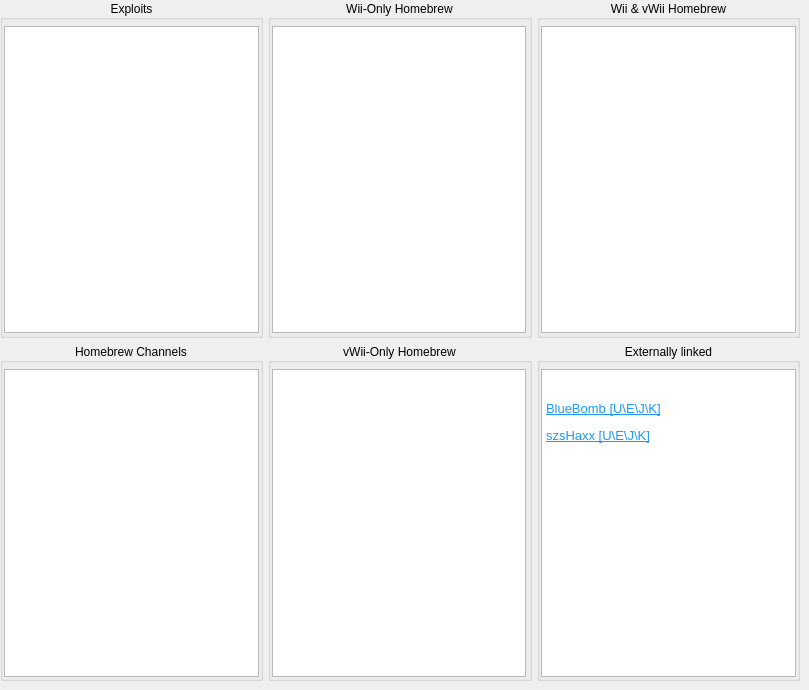
    <widget class="QWidget" name="wiiHax">
     <attribute name="title">
      <string>Wii &amp;&amp; vWii Homebrew &amp;&amp; Exploits</string>
     </attribute>
     <widget class="QWidget" name="gridLayoutWidget_2">
      <property name="geometry">
       <rect>
        <x>0</x>
        <y>0</y>
        <width>800</width>
        <height>681</height>
       </rect>
      </property>
      <layout class="QGridLayout" name="wiiHaxLayout">
       <property name="spacing">
        <number>5</number>
       </property>
       <item row="0" column="1">
        <widget class="QGroupBox" name="wiiHomebrew">
         <property name="sizePolicy">
          <sizepolicy hsizetype="Expanding" vsizetype="Expanding">
           <horstretch>0</horstretch>
           <verstretch>0</verstretch>
          </sizepolicy>
         </property>
         <property name="title">
          <string>Wii-Only Homebrew</string>
         </property>
         <property name="alignment">
          <set>Qt::AlignmentFlag::AlignCenter</set>
         </property>
         <widget class="QListView" name="wiiHomebrewList">
          <property name="geometry">
           <rect>
            <x>4</x>
            <y>26</y>
            <width>254</width>
            <height>307</height>
           </rect>
          </property>
          <property name="sizePolicy">
           <sizepolicy hsizetype="Fixed" vsizetype="Fixed">
            <horstretch>0</horstretch>
            <verstretch>0</verstretch>
           </sizepolicy>
          </property>
          <property name="alternatingRowColors">
           <bool>true</bool>
          </property>
          <property name="selectionMode">
           <enum>QAbstractItemView::SelectionMode::MultiSelection</enum>
          </property>
          <property name="isWrapping" stdset="0">
           <bool>false</bool>
          </property>
          <property name="uniformItemSizes">
           <bool>false</bool>
          </property>
         </widget>
        </widget>
       </item>
       <item row="0" column="0">
        <widget class="QGroupBox" name="exploits">
         <property name="sizePolicy">
          <sizepolicy hsizetype="Expanding" vsizetype="Expanding">
           <horstretch>0</horstretch>
           <verstretch>0</verstretch>
          </sizepolicy>
         </property>
         <property name="title">
          <string>Exploits</string>
         </property>
         <property name="alignment">
          <set>Qt::AlignmentFlag::AlignCenter</set>
         </property>
         <widget class="QListView" name="exploitList">
          <property name="geometry">
           <rect>
            <x>4</x>
            <y>26</y>
            <width>255</width>
            <height>307</height>
           </rect>
          </property>
          <property name="sizePolicy">
           <sizepolicy hsizetype="Fixed" vsizetype="Fixed">
            <horstretch>0</horstretch>
            <verstretch>0</verstretch>
           </sizepolicy>
          </property>
          <property name="alternatingRowColors">
           <bool>true</bool>
          </property>
          <property name="selectionMode">
           <enum>QAbstractItemView::SelectionMode::MultiSelection</enum>
          </property>
          <property name="uniformItemSizes">
           <bool>false</bool>
          </property>
         </widget>
        </widget>
       </item>
       <item row="1" column="1">
        <widget class="QGroupBox" name="vWiihomebrew">
         <property name="sizePolicy">
          <sizepolicy hsizetype="Expanding" vsizetype="Expanding">
           <horstretch>0</horstretch>
           <verstretch>0</verstretch>
          </sizepolicy>
         </property>
         <property name="title">
          <string>vWii-Only Homebrew</string>
         </property>
         <property name="alignment">
          <set>Qt::AlignmentFlag::AlignCenter</set>
         </property>
         <widget class="QListView" name="vWiihomebrewList">
          <property name="geometry">
           <rect>
            <x>4</x>
            <y>26</y>
            <width>254</width>
            <height>308</height>
           </rect>
          </property>
          <property name="sizePolicy">
           <sizepolicy hsizetype="Fixed" vsizetype="Fixed">
            <horstretch>0</horstretch>
            <verstretch>0</verstretch>
           </sizepolicy>
          </property>
          <property name="alternatingRowColors">
           <bool>true</bool>
          </property>
          <property name="selectionMode">
           <enum>QAbstractItemView::SelectionMode::MultiSelection</enum>
          </property>
          <property name="uniformItemSizes">
           <bool>false</bool>
          </property>
         </widget>
        </widget>
       </item>
       <item row="1" column="0">
        <widget class="QGroupBox" name="hbc">
         <property name="sizePolicy">
          <sizepolicy hsizetype="Expanding" vsizetype="Expanding">
           <horstretch>0</horstretch>
           <verstretch>0</verstretch>
          </sizepolicy>
         </property>
         <property name="title">
          <string>Homebrew Channels</string>
         </property>
         <property name="alignment">
          <set>Qt::AlignmentFlag::AlignCenter</set>
         </property>
         <widget class="QListView" name="hbcList">
          <property name="geometry">
           <rect>
            <x>4</x>
            <y>26</y>
            <width>255</width>
            <height>308</height>
           </rect>
          </property>
          <property name="sizePolicy">
           <sizepolicy hsizetype="Fixed" vsizetype="Fixed">
            <horstretch>0</horstretch>
            <verstretch>0</verstretch>
           </sizepolicy>
          </property>
          <property name="alternatingRowColors">
           <bool>true</bool>
          </property>
          <property name="selectionMode">
           <enum>QAbstractItemView::SelectionMode::MultiSelection</enum>
          </property>
          <property name="isWrapping" stdset="0">
           <bool>false</bool>
          </property>
          <property name="uniformItemSizes">
           <bool>false</bool>
          </property>
         </widget>
        </widget>
       </item>
       <item row="0" column="2">
        <widget class="QGroupBox" name="bothHomebrew">
         <property name="sizePolicy">
          <sizepolicy hsizetype="Expanding" vsizetype="Expanding">
           <horstretch>0</horstretch>
           <verstretch>0</verstretch>
          </sizepolicy>
         </property>
         <property name="title">
          <string>Wii &amp;&amp; vWii Homebrew</string>
         </property>
         <property name="alignment">
          <set>Qt::AlignmentFlag::AlignCenter</set>
         </property>
         <widget class="QListView" name="bothHomebrewList">
          <property name="geometry">
           <rect>
            <x>4</x>
            <y>26</y>
            <width>255</width>
            <height>307</height>
           </rect>
          </property>
          <property name="sizePolicy">
           <sizepolicy hsizetype="Fixed" vsizetype="Fixed">
            <horstretch>0</horstretch>
            <verstretch>0</verstretch>
           </sizepolicy>
          </property>
          <property name="alternatingRowColors">
           <bool>true</bool>
          </property>
          <property name="selectionMode">
           <enum>QAbstractItemView::SelectionMode::MultiSelection</enum>
          </property>
          <property name="isWrapping" stdset="0">
           <bool>false</bool>
          </property>
          <property name="uniformItemSizes">
           <bool>false</bool>
          </property>
         </widget>
        </widget>
       </item>
       <item row="1" column="2">
        <widget class="QGroupBox" name="external">
         <property name="title">
          <string>Externally linked</string>
         </property>
         <property name="alignment">
          <set>Qt::AlignmentFlag::AlignCenter</set>
         </property>
         <widget class="QTextBrowser" name="externalText">
          <property name="geometry">
           <rect>
            <x>4</x>
            <y>26</y>
            <width>255</width>
            <height>308</height>
           </rect>
          </property>
          <property name="markdown">
           <string>                                                                        

[BlueBomb \[U\\E\\J\\K]](https://wii.hacks.guide/bluebomb.html)                
                                                       

[szsHaxx \[U\\E\\J\\K]](https://github.com/MikeIsAStar/szsHaxx)

</string>
          </property>
          <property name="html">
           <string>&lt;!DOCTYPE HTML PUBLIC &quot;-//W3C//DTD HTML 4.0//EN&quot; &quot;http://www.w3.org/TR/REC-html40/strict.dtd&quot;&gt;
&lt;html&gt;&lt;head&gt;&lt;meta name=&quot;qrichtext&quot; content=&quot;1&quot; /&gt;&lt;meta charset=&quot;utf-8&quot; /&gt;&lt;style type=&quot;text/css&quot;&gt;
p, li { white-space: pre-wrap; }
hr { height: 1px; border-width: 0; }
li.unchecked::marker { content: &quot;\2610&quot;; }
li.checked::marker { content: &quot;\2612&quot;; }
&lt;/style&gt;&lt;/head&gt;&lt;body style=&quot; font-family:'Noto Sans'; font-size:10pt; font-weight:400; font-style:normal;&quot;&gt;
&lt;p style=&quot; margin-top:0px; margin-bottom:0px; margin-left:0px; margin-right:0px; -qt-block-indent:0; text-indent:0px;&quot;&gt;                                                                        &lt;/p&gt;
&lt;p style=&quot; margin-top:12px; margin-bottom:12px; margin-left:0px; margin-right:0px; -qt-block-indent:0; text-indent:0px;&quot;&gt;&lt;a href=&quot;https://wii.hacks.guide/bluebomb.html&quot;&gt;&lt;span style=&quot; text-decoration: underline; color:#1d99f3;&quot;&gt;BlueBomb [U\E\J\K]&lt;/span&gt;&lt;/a&gt;                                                                        &lt;/p&gt;
&lt;p style=&quot; margin-top:12px; margin-bottom:12px; margin-left:0px; margin-right:0px; -qt-block-indent:0; text-indent:0px;&quot;&gt;&lt;a href=&quot;https://github.com/MikeIsAStar/szsHaxx&quot;&gt;&lt;span style=&quot; text-decoration: underline; color:#1d99f3;&quot;&gt;szsHaxx [U\E\J\K]&lt;/span&gt;&lt;/a&gt;&lt;/p&gt;&lt;/body&gt;&lt;/html&gt;</string>
          </property>
          <property name="openExternalLinks">
           <bool>true</bool>
          </property>
          <property name="openLinks">
           <bool>false</bool>
          </property>
         </widget>
        </widget>
       </item>
      </layout>
     </widget>
    </widget>
